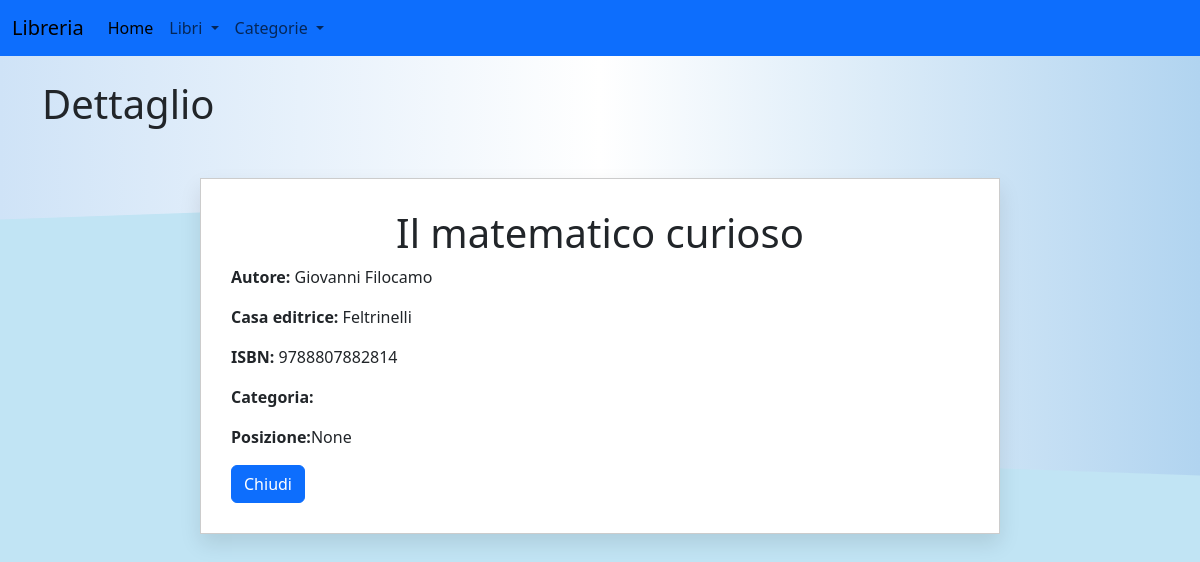
Page /api/libro/1 on the committed database.
### models/models.py (models this page shows, shortened)
class Libri(db.Model):
    __tablename__ = "libri"
    id = db.Column(db.Integer, primary_key=True)
    titolo = db.Column(db.String(100), nullable=False)
    autore_id = db.Column(db.Integer, db.ForeignKey('autori.id'), nullable=False)
    casa_editrice = db.Column(db.String(50))
    isbn = db.Column(db.String(13))
    categoria_id = db.Column(db.Integer, db.ForeignKey('categorie.id'), nullable=False)
    posizione = db.Column(db.String(20))

class Autori(db.Model):
    __tablename__ = "autori"
    id = db.Column(db.Integer, primary_key=True)
    nome = db.Column(db.String(25))
    cognome = db.Column(db.String(25))
    libri = db.relationship('Libri', backref='autore', lazy=True)

### routes/libri.py (the view)
@libri_bp.route('/libro/<int:libro_id>', methods=['GET'])
def get_libro_by_id(libro_id):
    libro = get_by_id(libro_id)
    return render_template('dettaglio_libro.html',libro=libro)

### services/libri_service.py (called while the page is built)
def get_by_id(id):
    return Libri.query.get_or_404(id)

### templates/dettaglio_libro.html
{% extends "form.html" %}
{% block content %}
<h1 class="mb-4">Dettaglio</h1>
<div class="container">
    <div class="book">
        <h1 class="text-center">{{libro.titolo}}</h1>
        <p class="card-text"><strong>Autore: </strong>{{ libro.autore.nome}} {{ libro.autore.cognome}}</p>
        <p class="card-text"><strong>Casa editrice: </strong>{{libro.casa_editrice}}</p>
        <p class="card-text"><strong>ISBN: </strong>{{libro.isbn}}</p>
        <p class="card-text"><strong>Categoria: </strong>{{libro.categoria.categoria}}</p>
        <p class="card-text"><strong>Posizione:</strong>{{libro.posizione}}</p>
        <a href="/api/libri" class="btn btn-primary">Chiudi</a>
    </div>
  </div>
{% endblock %}

### static/css/style.css (style rules this page uses)
:root { --primary-color: #4CAF50; --hover-color: #45a049; --background-color: #fff; --btn-primary: #0d6efd; }
body { background: linear-gradient(to right, #cfe3f7, #fff, #b1d4f0); color: #333; font-family: 'Times New Roman', Times, serif; }
.book { max-width: 800px; margin: 50px auto; padding: 30px; background-color: #fff; box-shadow: 0 10px 20px rgba(0, 0, 0, 0.1); border: 1px solid #ccc; }
.book::before, .book::after { content: ''; position: absolute; width: 50%; height: 100%; background: #c1e4f4; z-index: -1; }
.book::before { left: 0; transform: skewY(-2deg); }
.book::after { right: 0; transform: skewY(2deg); }

### rows in the picture
Libri: titolo "Il matematico curioso", casa_editrice "Feltrinelli", isbn "9788807882814", posizione "None"
Autori: autore.nome "Giovanni", autore.cognome "Filocamo"
